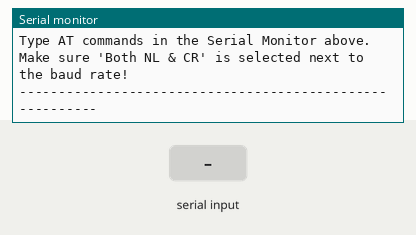
Simulated run of this sketch. Board: Arduino Uno, built with avr-gcc and run on an emulated ATmega328P. Shown: the last lines printed to the serial monitor. Inputs (shaded band) come from the test bench.

Above: at 1.3 s.
1.4 s: "1" received over the second serial link
At 1.8 s:
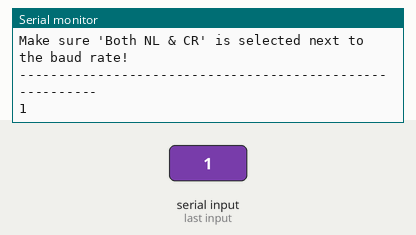
2.9 s: "0" received over the second serial link
At 4.2 s:
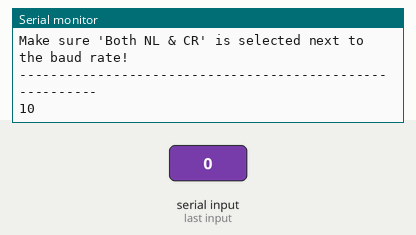

The sketch:

test_sim800l_arduino.ino
```cpp
/*
  SIM800L UART Passthrough Test for Arduino
  =========================================
  This sketch turns your Arduino into a USB-to-Serial bridge.
  Whatever you type in the Arduino IDE Serial Monitor is sent directly to the SIM800L.
  Whatever the SIM800L replies is printed directly to the Serial Monitor.

  WIRING INSTRUCTIONS (Arduino UNO/Nano/Mega):
  -------------------------------------------
  Arduino 5V  -> DO NOT USE FOR SIM800L VCC! (Use external 5V 2A power supply)
  Arduino GND -> SIM800L GND (AND External Power Supply GND - Common ground is REQUIRED)
  Arduino D10 -> SIM800L TXD (Arduino RX receives from SIM TX)
  Arduino D11 -> SIM800L RXD (Arduino TX transmits to SIM RX)

  SERIAL MONITOR SETTINGS:
  ------------------------
  1. Set Baud Rate to: 9600
  2. Set Line Ending to: "Both NL & CR" (This is required for AT commands!)

  HOW TO TEST:
  ------------
  1. Open Serial Monitor.
  2. Type: AT
     (It should reply OK)
  3. Type: AT+CPIN?
     (It should reply +CPIN: READY. If it says ERROR, the SIM is missing/backwards/loose)
  4. Type: AT+CSQ
     (It should reply with a number like +CSQ: 15,0. If it says +CSQ: 0,0, you have no signal/no antenna)
  5. Type: AT+CREG?
     (It should reply +CREG: 0,1 or +CREG: 0,5. If it says 0,0 or 0,2, it is not connected to a network)
*/

#include <SoftwareSerial.h>

// Define SoftwareSerial pins
// RX = 10 (Connect to SIM800L TXD)
// TX = 11 (Connect to SIM800L RXD)
SoftwareSerial sim800l(10, 11);

void setup() {
  // Start the hardware serial port to communicate with the PC
  Serial.begin(9600);
  while (!Serial) {
    ; // wait for serial port to connect
  }

  Serial.println("Arduino to SIM800L Passthrough Started.");
  Serial.println("Type AT commands in the Serial Monitor above.");
  Serial.println("Make sure 'Both NL & CR' is selected next to the baud rate!");
  Serial.println("---------------------------------------------------------");

  // Start the software serial port to communicate with the SIM800L
  // SIM800L default baud rate is usually 9600, sometimes it's auto-bauding.
  sim800l.begin(9600);
}

void loop() {
  // If the SIM800L sends data, read it and print it to the PC Serial Monitor
  if (sim800l.available()) {
    Serial.write(sim800l.read());
  }

  // If you type data in the PC Serial Monitor, read it and send it to the SIM800L
  if (Serial.available()) {
    sim800l.write(Serial.read());
  }
}
```

Measured:
- after the input at 1.4 s, the serial monitor: prints a new line at once (image 1)
- after the input at 2.9 s, the serial monitor: prints a new line at once (image 2)
